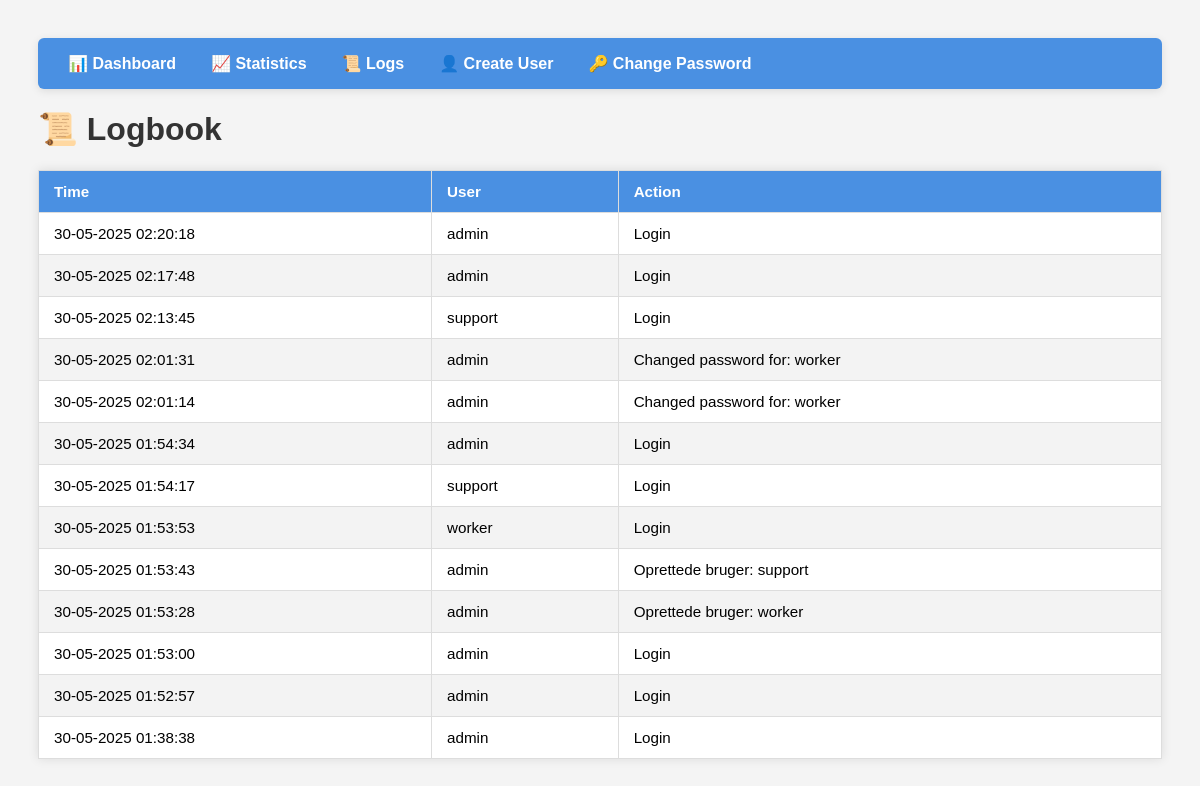
The app's page /logs (signed in) with its own data.
### models.py (models this page shows)
class Log(db.Model):
    id = db.Column(db.Integer, primary_key=True)
    action = db.Column(db.String(200), nullable=False)
    user = db.Column(db.String(80), nullable=False)
    timestamp = db.Column(db.DateTime, default=datetime.utcnow)

### app.py (the view)
@app.route("/logs")
def view_logs():
    if session.get("role") != "admin":
        return redirect(url_for("dashboard"))
    logs = Log.query.order_by(Log.timestamp.desc()).all()
    return render_template("logs.html", logs=logs)

### Templates/logs.html (shortened to what this page needs)
{% extends "base.html" %}
{% block content %}
<h1>📜 Logbook</h1>
<table class="styled-table">
    <thead>
        <tr>
            <th>Time</th>
            <th>User</th>
            <th>Action</th>
        </tr>
    </thead>
    <tbody>
        {% for log in logs %}
        <tr>
            <td>{{ log.timestamp.strftime('%d-%m-%Y %H:%M:%S') }}</td>
            <td>{{ log.user }}</td>
            <td>{{ log.action }}</td>
        </tr>
        {% endfor %}
    </tbody>
</table>
{% endblock %}

### Templates/base.html (shortened to what this page needs)
<!DOCTYPE html>
<html lang="en">
<head>
    <link rel="stylesheet" href="{{ url_for('static', filename='style.css') }}">
</head>
<body class="{{ 'dark-mode' if request.cookies.get('theme') == 'dark' else '' }}">
<nav class="navbar">
    <div class="nav-left">
        <a href="{{ url_for('dashboard') }}" class="nav-link">📊 Dashboard</a>
        {% if session.get('role') == 'admin' %}
        <a href="{{ url_for('stats') }}" class="nav-link">📈 Statistics</a>
        <a href="{{ url_for('view_logs') }}" class="nav-link">📜 Logs</a>
        <a href="{{ url_for('create_user') }}" class="nav-link">👤 Create User</a>
        {% endif %}
        {% if session.get('role') %}
        <a href="{{ url_for('change_password') }}" class="nav-link">🔑 Change Password</a>
        {% endif %}
    </div>
</nav>
    <div class="content">
        {% block content %}{% endblock %}
    </div>
</body>
</html>

### Static/style.css (style rules this page uses)
body { font-family: sans-serif; padding: 30px; background: #f4f4f4; color: #000; }
h1, h2 { color: #333; }
.navbar { background-color: #4a90e2; color: white; padding: 10px 20px; display: flex; justify-content: space-between; align-items: center; position: sticky; top: 0; z-index: 1000; border-radius: 6px; margin-bottom: 20px; box-shadow: 0 2px 8px rgba(0, 0, 0, 0.1); }
.nav-left, .nav-right { display: flex; align-items: center; gap: 15px; }
.navbar a, .navbar button, .navbar .logout-btn { font-weight: bold; border: none; cursor: pointer; text-decoration: none; }
.nav-link { color: white; padding: 6px 10px; border-radius: 5px; transition: background 0.3s; }
table { width: 100%; border-collapse: collapse; margin-bottom: 30px; background: white; }
th, td { padding: 10px; border: 1px solid #ddd; text-align: left; }
th { background-color: #4a90e2; color: white; }
.styled-table { width: 100%; border-collapse: collapse; margin-top: 20px; font-size: 0.95em; font-family: sans-serif; box-shadow: 0 0 10px rgba(0, 0, 0, 0.1); }
.styled-table thead tr { background-color: #009879; color: #ffffff; text-align: left; }
.styled-table th, .styled-table td { padding: 12px 15px; border-bottom: 1px solid #dddddd; }
.styled-table tbody tr:nth-child(even) { background-color: #f3f3f3; }

### records on screen
Log: timestamp "30-05-2025 02:20:18", user "admin", action "Login"
Log: timestamp "30-05-2025 02:17:48", user "admin", action "Login"
Log: timestamp "30-05-2025 02:13:45", user "support", action "Login"
Log: timestamp "30-05-2025 02:01:31", user "admin", action "Changed password for: worker"
Log: timestamp "30-05-2025 02:01:14", user "admin", action "Changed password for: worker"
Log: timestamp "30-05-2025 01:54:34", user "admin", action "Login"
Log: timestamp "30-05-2025 01:54:17", user "support", action "Login"
Log: timestamp "30-05-2025 01:53:53", user "worker", action "Login"
Log: timestamp "30-05-2025 01:53:43", user "admin", action "Oprettede bruger: support"
Log: timestamp "30-05-2025 01:53:28", user "admin", action "Oprettede bruger: worker"
Log: timestamp "30-05-2025 01:53:00", user "admin", action "Login"
Log: timestamp "30-05-2025 01:52:57", user "admin", action "Login"
Log: timestamp "30-05-2025 01:38:38", user "admin", action "Login"
